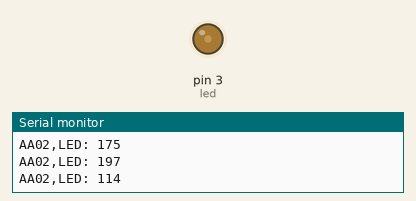
Simulated run of this sketch. Board: Arduino Uno, built with avr-gcc and run on an emulated ATmega328P. Parts: output pins drawn as LEDs (lit = HIGH), the last lines printed to the serial monitor. Random numbers use the default seed unless the sketch sets one.

Above: at 0.15 s.
At 19.0 s:
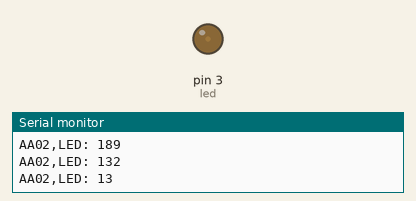
At 29.59 s:
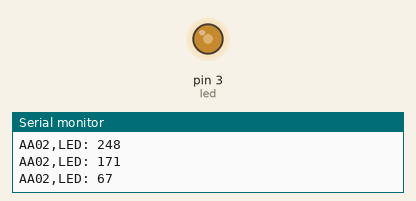
At 39.62 s:
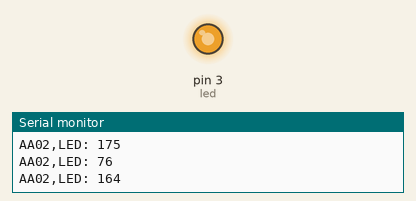
Timing chart, 0 to 40.0 s (numbered marks = the images above):
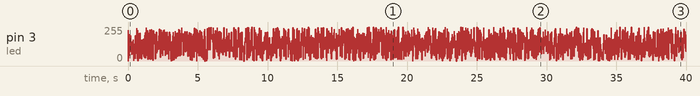

The sketch:

sketch03_pwm_led_Serial.ino.ino
```cpp
int pwm = 0;
int led = 3;


void setup() {
Serial.begin(9600);
}

void loop() {
pwm = random(0,255);
pwmLed(led, pwm);

  Serial.print("AA02,LED: ");
  Serial.println(pwm);
  delay(10);
}
void pwmLed(int led, int pwmValue){
  analogWrite(led, pwmValue);
  delay(10);
}
```
